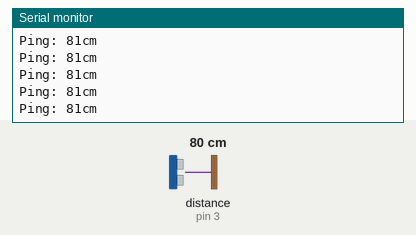
Recording of a sketch running on a simulated Arduino Uno, built with avr-gcc and run on an emulated ATmega328P. Parts: the last lines printed to the serial monitor. Inputs (shaded band) come from the test bench; at power-on: distance to the obstacle (sensor on pin 3) 80 cm. The echo pulse lasts 58.3 µs per cm.

Above: at 1.2 s.
1.3 s: distance to the obstacle (sensor on pin 3) set to 2 cm
At 1.34 s:
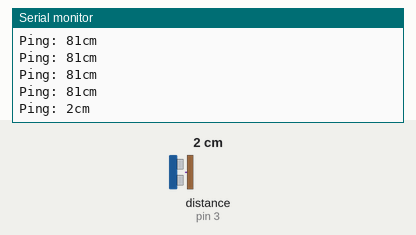
2.8 s: distance to the obstacle (sensor on pin 3) set to 250 cm
At 2.87 s:
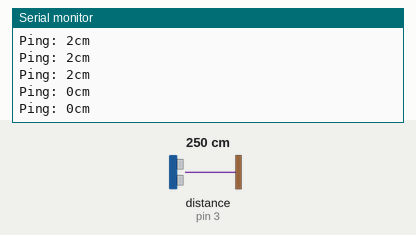
Timing chart, 0 to 5.8 s (numbered marks = the images above; inputs shaded):
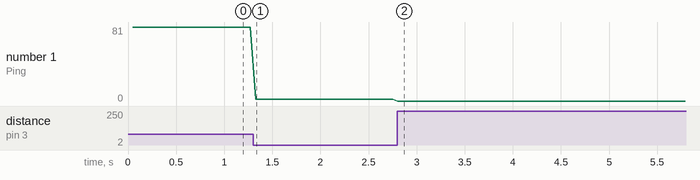

The sketch:

sonar.ino
```cpp
#include <NewPing.h>

#define TRIGGER_PIN  11
#define ECHO_PIN     3
#define MAX_DISTANCE 200

NewPing sonar(TRIGGER_PIN, ECHO_PIN, MAX_DISTANCE);

void setup() {
  Serial.begin(115200);
}

void loop() {
  delay(50);
  Serial.print("Ping: ");
  Serial.print(sonar.ping_cm());
  Serial.println("cm");
}
```

Measured:
- after the input at 1.3 s, the serial monitor: prints a new line at once (image 1)
- after the input at 2.8 s, the serial monitor: prints a new line at once (image 2)
- plotted number 1: 81 → 2 after the input at 1.3 s, 2 → 0 after the input at 2.8 s
